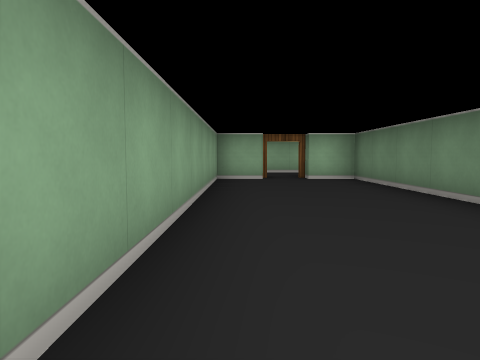
View 1 (above)

12 first-person views from a walk through a cub3D level. The camera is about half as high as the walls, tilts 4° down and sees 70° across. The floor is counted in squares. Each view is taken from the middle of a square. On the plan, view 1 faces up. The plan holds only what a view shows up to about 9 squares ahead; the rest is blank.

View 2
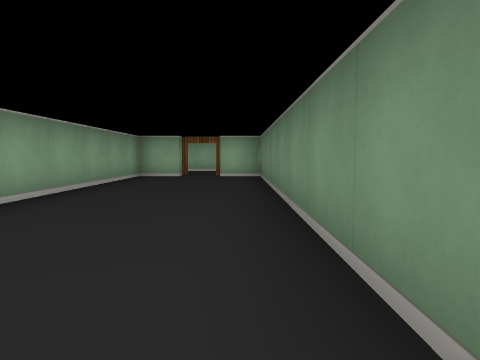

View 3
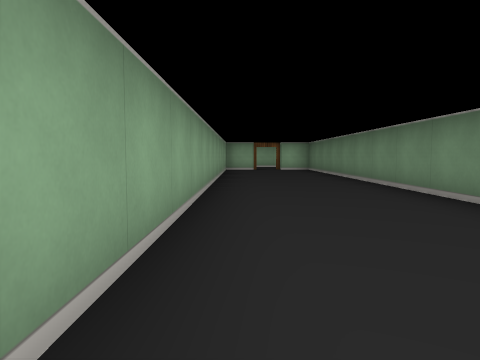

View 4
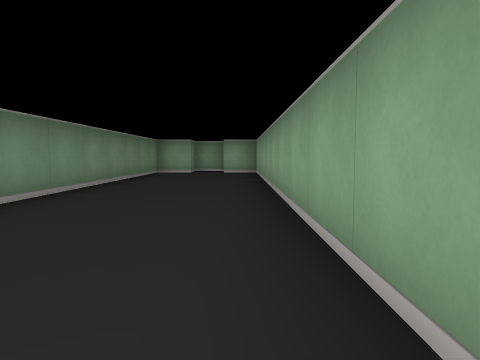

View 5
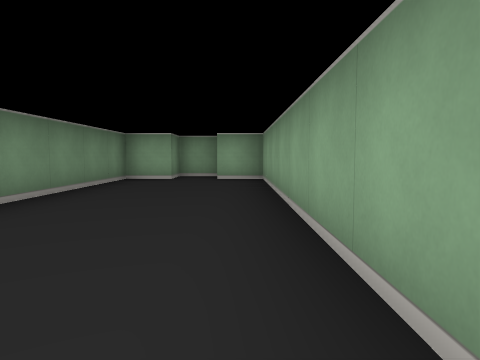

View 6
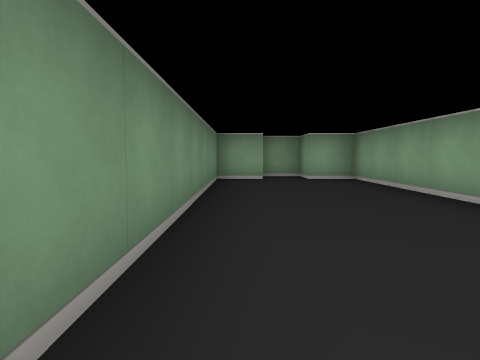

View 7
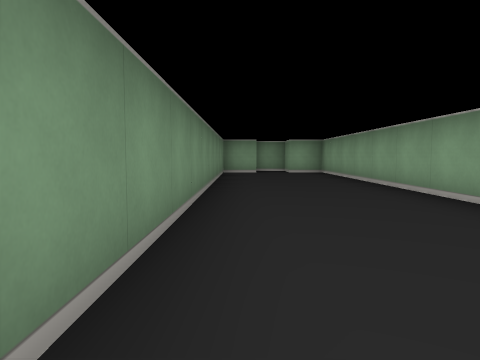

View 8
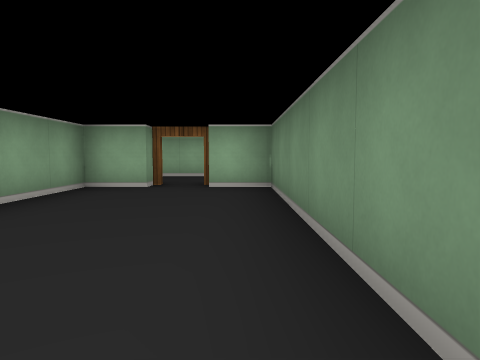

View 9
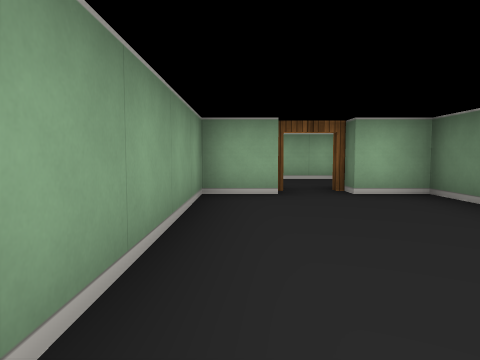

View 10
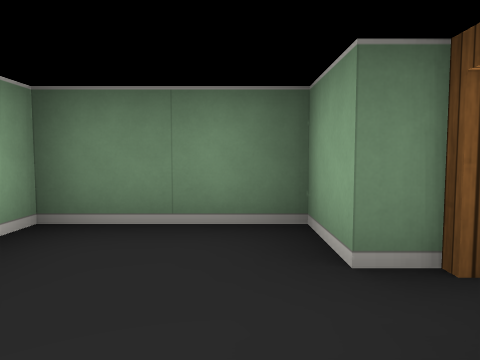

View 11
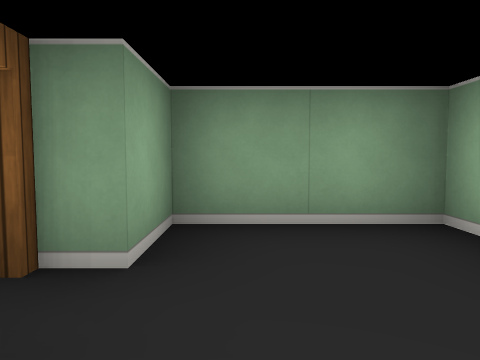

View 12
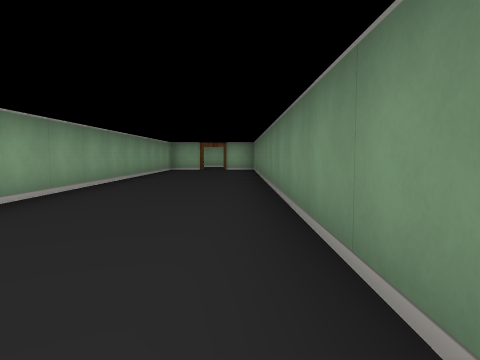

### Floor plan
Ten units are one square. View 1 is at (0, 0); x grows to the right and y downward. Boxes are objects, and circles mark ways between rooms. Rooms are numbered by the first view taken in them; rooms with no view inside come last. Other rooms are left out.
<svg viewBox="-10 -110 40 240">
<path fill="none" stroke="#000" d="M5 -75 -5 -75 -5 115 5 115 5 125 15 125 15 115 25 115 25 -75 15 -75M15 -85 25 -85 25 -105 -5 -105 -5 -85 5 -85"/>
<circle cx="10" cy="-80" r="3" fill="#2a7"/>
<text x="10" y="20">1</text>
<text x="10" y="-100">2</text>
</svg>
Room 1 opens to room 2.

Where each view was taken, in squares from view 1:
view 1: 0 up, 0 right, facing up
view 2: 1 down, 2 right, facing up
view 3: 5 down, 0 right, facing up
view 4: 1 down, 0 right, facing down
view 5: 4 down, 0 right, facing down
view 6: 4 down, 2 right, facing down
view 7: 1 down, 2 right, facing down
view 8: 2 up, 2 right, facing up
view 9: 3 up, 0 right, facing up
view 10: 9 up, 0 right, facing right
view 11: 9 up, 2 right, facing left
view 12: 5 down, 2 right, facing up
